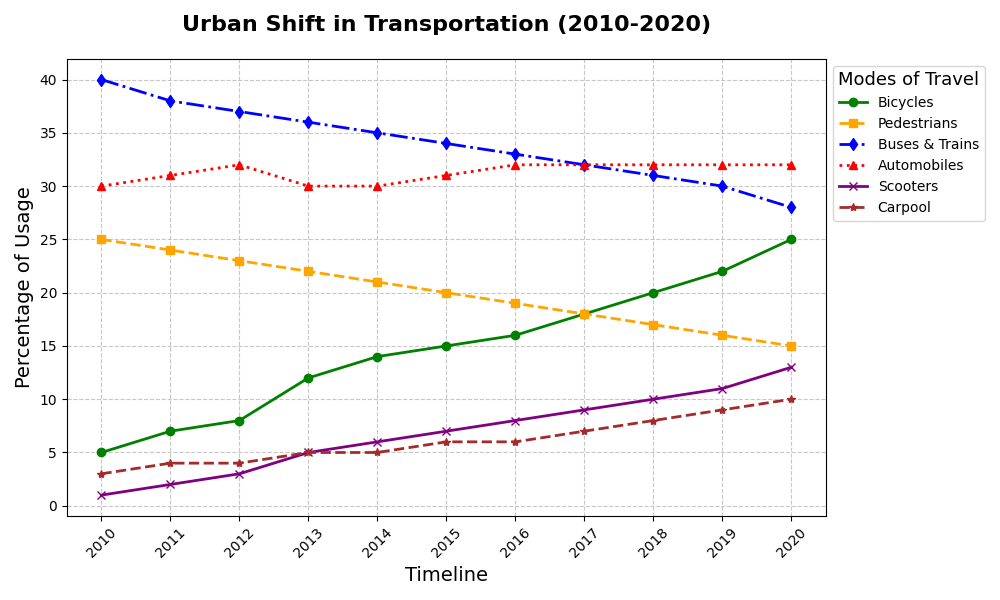

Write the Python code that produced this figure.
import matplotlib.pyplot as plt
import numpy as np

# Time period covering 2010 to 2020
years = np.arange(2010, 2021)

# Transportation data in percentages
biking = np.array([5, 7, 8, 12, 14, 15, 16, 18, 20, 22, 25])
walking = np.array([25, 24, 23, 22, 21, 20, 19, 18, 17, 16, 15])
public_transport = np.array([40, 38, 37, 36, 35, 34, 33, 32, 31, 30, 28])
personal_cars = np.array([30, 31, 32, 30, 30, 31, 32, 32, 32, 32, 32])

# Additional data series for scooters and carpooling
scooters = np.array([1, 2, 3, 5, 6, 7, 8, 9, 10, 11, 13])
carpool = np.array([3, 4, 4, 5, 5, 6, 6, 7, 8, 9, 10])

fig, ax = plt.subplots(figsize=(10, 6))

# Plot each transportation mode with unique styles
ax.plot(years, biking, label='Bicycles', color='green', marker='o', linestyle='-', linewidth=2, markersize=6)
ax.plot(years, walking, label='Pedestrians', color='orange', marker='s', linestyle='--', linewidth=2, markersize=6)
ax.plot(years, public_transport, label='Buses & Trains', color='blue', marker='d', linestyle='-.', linewidth=2, markersize=6)
ax.plot(years, personal_cars, label='Automobiles', color='red', marker='^', linestyle=':', linewidth=2, markersize=6)
ax.plot(years, scooters, label='Scooters', color='purple', marker='x', linestyle='-', linewidth=2, markersize=6)
ax.plot(years, carpool, label='Carpool', color='brown', marker='*', linestyle='--', linewidth=2, markersize=6)

# Modify title and label texts
plt.title("Urban Shift in Transportation (2010-2020)", fontsize=16, weight='bold', pad=20)
plt.xlabel("Timeline", fontsize=14)
plt.ylabel("Percentage of Usage", fontsize=14)

# Legend to interpret plot lines
plt.legend(title='Modes of Travel', loc='upper left', fontsize=10, bbox_to_anchor=(1, 1), title_fontsize='13')

# Enhance grid visibility
ax.grid(True, linestyle='--', alpha=0.7)

# Adjust x-ticks for better visibility
ax.set_xticks(years)
plt.xticks(rotation=45)

# Automatically adjust layout for a clean visual representation
plt.tight_layout()

# Display the plot
plt.show()
